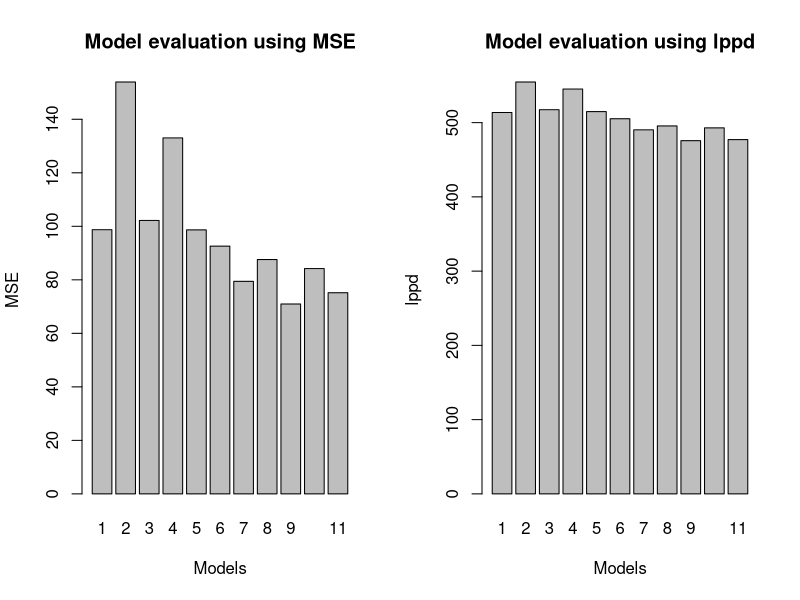
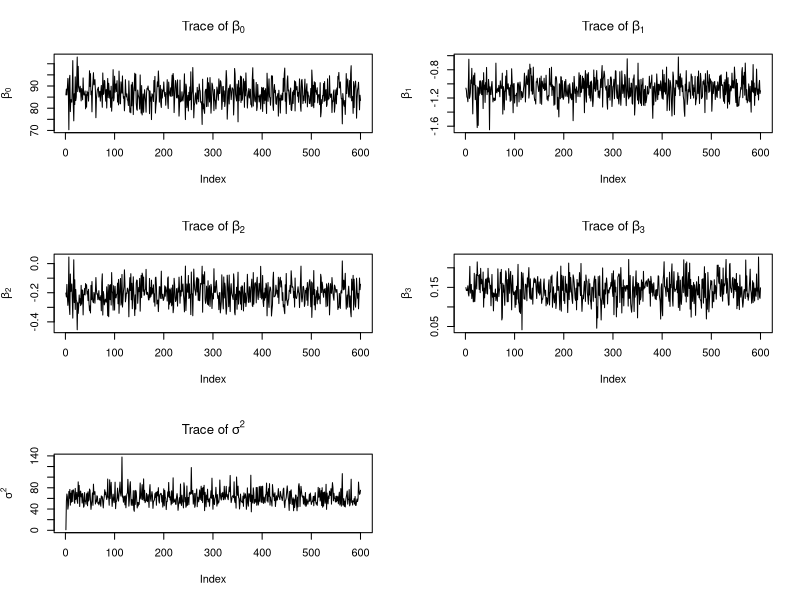
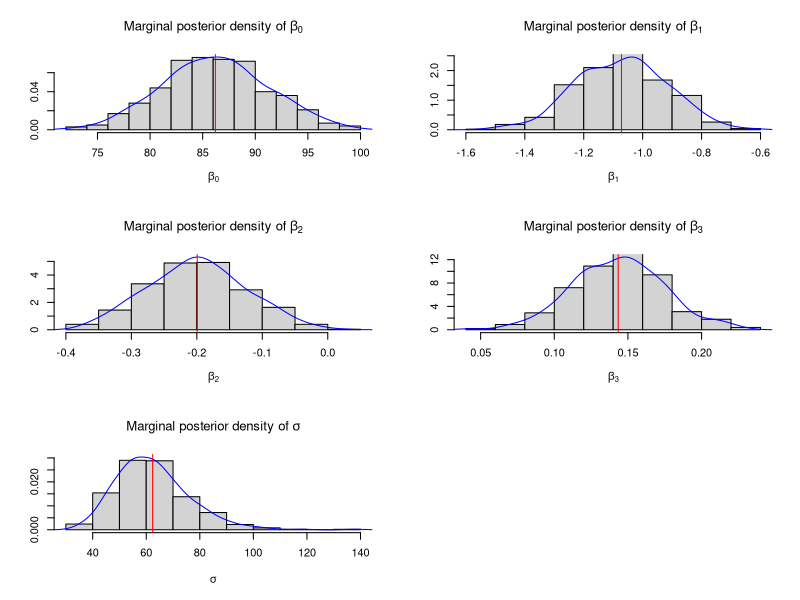
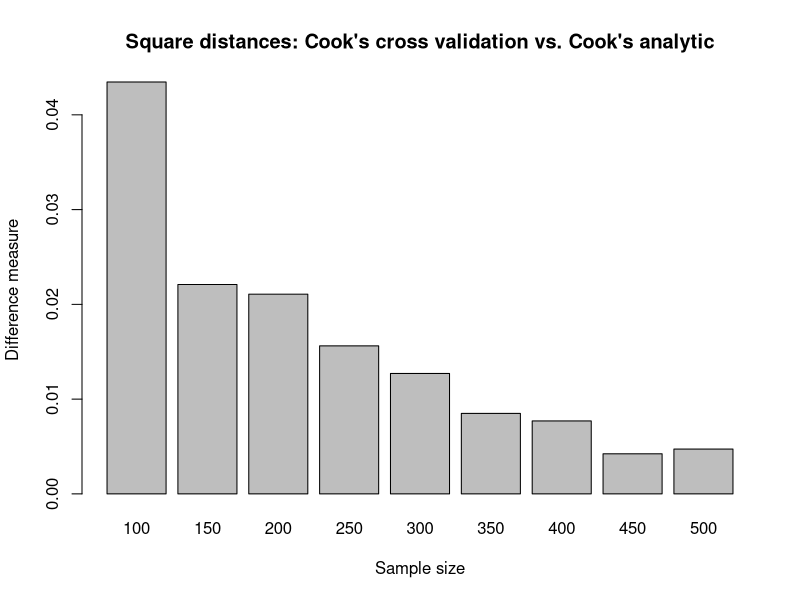
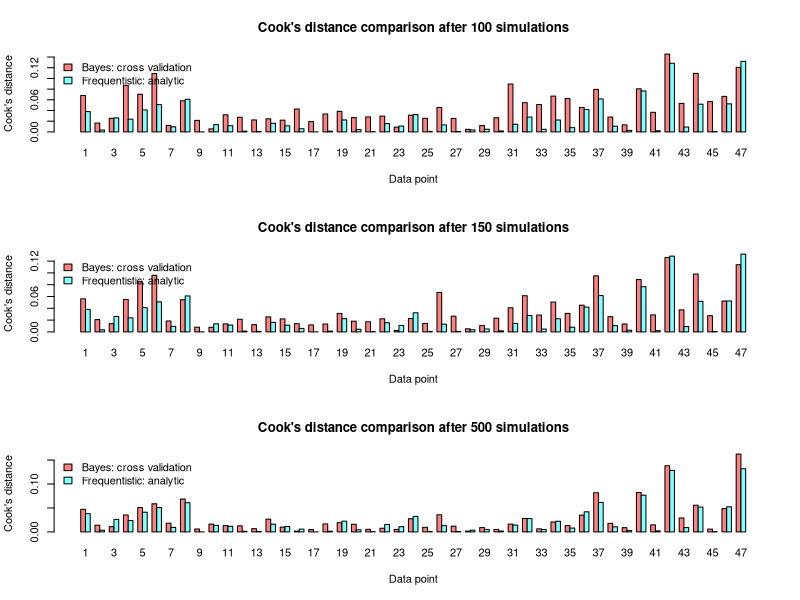

Source code (R) for these figures, in order:
## ---- chunk 1
knitr::opts_chunk$set(echo = TRUE)
## ---- chunk 2
#library(MASS)
#library(mixtools)
#library(plyr)
#library(xtable)
library(mvtnorm)
## ---- chunk 3
gibbsSampler <- function(X, Y, R, b = 0, initSigma = 1) {
  # Sample parameters from posterior distribution
  # Prepared for baysean linear regression with ordinary least square approach (OLS)
  #
  # Args:
  #   X: Design matrix
  #   Y: Labels
  #   R: Number of draws (without burn in), R is a scalar in this funcrion
  #   b: Number of burn in draws
  #   initSigma: Initial value of sigma (default 1)
  #
  # Returns:
  #   List containing sampled betas (number depends on design matrix) and sigmas
  
  # Get number of overall draws (including burn in)
  B <- R + b
  
  # Size of design matrix
  n <- nrow(X) # Number of data points
  p <- ncol(X) # Number of parameters
  
  # Variables to store the samples in (initalize sigma with initSigma)
  betas <- matrix(nrow = B, ncol = p)
  sigma <- c(initSigma, rep(NA, B-1))
  
  # Sampling
  for(i in 1:B){
    # OLS of beta
    V <- solve(t(X)%*%X)     # (X^T X)^-1
    beta_hat <- V%*%t(X)%*%Y # (X^T X)^-1 X^T Y
    
    # OLS of sigma
    sigma_hat <- t(Y-X%*%beta_hat)%*%(Y-X%*%beta_hat)/(n-p)
    
    # Sample beta from the full conditional 
    betas[i,] <- rmvnorm(1, beta_hat, sigma[i]*V)
    
    # Sample sigma from the full conditional
    if(i < B) {
      sigma[i+1] <- 1/rgamma(1, (n-p)/2, (n-p)*sigma_hat/2)
    }
  }
  
  # Remove burn in, if there is some
  if(b != 0) {
    betas <- betas[-(1:b),]
    sigma <- sigma[-(1:b)]
  }
  
  return(list(betas = betas, sigma = sigma))
}
## ---- chunk 4
crossValidation <- function(X, Y, R, b) {
  # Implementation of leave-one-out cross validation (LOO-CV)
  # Cross validate bayesian linear regression model with OLS
  #
  # Args:
  #   X: Design matrix
  #   Y: Labels
  #   R: Number of draws (without burn in), R can be a vector (ordered) in this function
  #   b: Number of burn in draws
  #
  # Returns:
  #   List containing estimated parameters and label predictions for every LOO-CV step
  
  # Size of design matrix
  n <- nrow(X) # Number of data points 
  p <- ncol(X) # Number of parameters
  
  # Get size of R vector (steps = 1, if R is scalar)
  steps <- length(R)
  
  # Run gibbs sampler to get sampled parameters
  samples <- lapply(1:n, function(i) gibbsSampler(X[-i,], Y[-i], R[steps], b))
  
  # Initalize lists to store results of estimation and prediction
  Sigma <- list()
  Betas <- list()
  Yhati <- list()
  
  # Calculate sigma, betas and Yhati for every R step (do it once if R is scalar)
  for(k in 1:steps) {
    Sigma[[k]] <- sapply(samples, function(sample) mean(sample$sigma[1:R[k]]))
    Betas[[k]] <- sapply(samples, function(sample) colMeans(sample$betas[1:R[k],]))
    Yhati[[k]] <- sapply(1:n, function(i) X[i,]%*%Betas[[k]][,i])
  }
  
  return(list(Sigma = Sigma, Betas = Betas, Yhati = Yhati))
}
## ---- chunk 5
bayesModelEvaluation <- function(models, Y, R, b) {
  # Model evaluation based on mean squared error (MSE) and log posterior
  # predictive density (lppd) using leave-one-out cross validation (LOO-CV)
  #
  # Args:
  #   models: A list of design matrices with different size and types of parameters
  #   Y: Labels
  #   R: Number of draws (without burn in), R can be a vector in this function
  #   b: Number of burn in draws
  #
  # Returns:
  #   List containing MSEs and LPPDs for every model
  
  # Evaluate multiple models and return results from all models
  n <- length(Y)
  k <- length(models)
  
  # Cross validate every model
  results <- lapply(1:k, function(i) crossValidation(models[[i]], Y, R, b))
  
  # Calculate Mean Squared Errors
  MSEs <- sapply(results, function(el) {
    return((1/(n-nrow(el$Betas[[1]])))*sum((Y-el$Yhati[[1]])^2))
  })
  
  # Calculate log posterior predictive density (log likelihood)
  # y ~ N(XB, s^2(X^T X)^-1) = N(Yhat, s^2(X^T X)^-1)
  LPPDs <- sapply(results, function(eva) sum(log(dnorm(Y, eva$Yhati[[1]], eva$Sigma[[1]]))))
  
  return(list(MSEs = MSEs, LPPDs = LPPDs))
}
## ---- chunk 6
# Swiss data
dat <- swiss

# Response variable
Y <- dat$Fertility
n <- nrow(dat)

# Design matrices

models <- list(
  matrix(c(rep(1,n), dat$Education), nrow=n),
  matrix(c(rep(1,n), dat$Agriculture), nrow=n),
  matrix(c(rep(1,n), dat$Examination), nrow=n),
  matrix(c(rep(1,n), dat$Catholic), nrow=n),
  matrix(c(rep(1,n), dat$Education, dat$Agriculture), nrow=n),
  matrix(c(rep(1,n), dat$Education, dat$Examination), nrow=n),
  matrix(c(rep(1,n), dat$Education, dat$Catholic), nrow=n),
  matrix(c(rep(1,n), dat$Education, dat$Agriculture, dat$Examination), nrow=n),
  matrix(c(rep(1,n), dat$Education, dat$Agriculture, dat$Catholic), nrow=n),
  matrix(c(rep(1,n), dat$Education, dat$Examination, dat$Catholic), nrow=n),
  matrix(c(rep(1,n), dat$Education, dat$Agriculture, dat$Examination ,dat$Catholic), nrow=n)
)

# Run model evaluation
criteria <- bayesModelEvaluation(models, Y, R = 50, b = 10) # R = 500, b = 100
## ---- chunk 7
par(mfrow = c(1,2))
# Plot MSEs
barplot(criteria$MSEs, xlab = "Models", ylab = "MSE", names.arg = seq(1,length(models)),
        main = "Model evaluation using MSE")

# Plot LPPDs
barplot(-2*criteria$LPPDs, xlab = "Models", ylab = "lppd", names.arg = seq(1,length(models)),
        main = "Model evaluation using lppd")
## ---- chunk 8
# Check proportion
print(criteria$MSEs/(-2*criteria$LPPDs))
# TODO: Als Tabelle ausgeben? Explain why not fulfilled

# Choose optimal modal
optIdx <- which.min(-2*criteria$LPPDs)

# Check if MSE and LPPD would choose the same
print(paste(which.min(criteria$MSEs), "=", which.min(-2*criteria$LPPDs)))
# TODO den Vergleich einfach nur im Text verwenden?
## ---- chunk 9
plotTraces <- function(sample) {
  # Uses a sample from Gibbs sampler to plot traces of drawn parameters
  # -> Burn in samples are shown
  #
  # Args:
  #   sample: A sample from Gibbs sampler
  #
  # Returns:
  #   -
  
  # Get number of available steps, but max 1000
  numTraceSteps <- min(c(nrow(sample$betas), 1000))
  
  # Prepare plot frame
  q <- ncol(sample$betas) + 1
  frameRows <- round(q/2+0.1)
  par(mfrow = c(frameRows,2))
  
  # Plot traces
  for(i in 1:ncol(sample$betas)) {
    plot(sample$betas[1:numTraceSteps,i], type='l', ylab=bquote(beta[.(i-1)]),
         main=bquote("Trace of" ~ beta[.(i-1)]))
  }
  plot(sample$sigma[1:numTraceSteps], type='l', ylab=bquote(sigma^2),
       main=bquote("Trace of" ~ sigma^2))
}
## ---- chunk 10
plotDensities <- function(sample, b) {
  # Uses a sample from Gibbs sampler to plot marginal posterior densities
  # of drawn parameters, where densities are estimated using a kernel estimation
  # -> Burn in samples are removed
  #
  # Args:
  #   sample: A sample from Gibbs sampler
  #   b: Number of burn in draws
  #
  # Returns:
  #   -
  
  # Function to draw plot
  drawHistDensity <- function(para, para_name, para_main) {
    # Local helper function to plot histogram with density esimtation and posterior mean
    #
    # Args:
    #   para     : Parameter (e.g. Beta, Sigma)
    #   para_name: Name of parameter
    #   para_main: Main title of plot
    #
    # Returns:
    #   -
    
    # Estimate density for parameter values
    density <- density(para, bw = "SJ")
    
    # Draw histogram and add estimated density line
    hist(para, freq = FALSE, ylim = c(0,max(density$y)),
         xlab = para_name, ylab=NULL, main = para_main)
    lines(density, col="blue")
    
    # Posterior mean
    abline(v = mean(para), col="red")
  }
  
  # Prepare plot frame
  q <- ncol(sample$betas) + 1
  frameRows <- round(q/2+0.1)
  par(mfrow = c(frameRows,2))
  
  # Plot histogram, densities and posterior mean (remove burn in samples)
  for(i in 1:ncol(sample$betas)) {
    drawHistDensity(sample$betas[-(1:b),i], bquote(beta[.(i-1)]),
                    bquote("Marginal posterior density of" ~ beta[.(i-1)]))
  }
  drawHistDensity(sample$sigma[-(1:b)], bquote(sigma),
                  bquote("Marginal posterior density of" ~ sigma))
}
## ---- chunk 11
cooksDistance <- function(X, Y, R, b) {
  # Calculate cooks distances for optimal model from model evaluaion
  # Two methods are used:
  #   (1) Use LOO-CV approach for bayesian linear regression model with OLS
  #   (2) Use analytic solution for frequentist linear regression model with OLS
  #
  # Args:
  #   X: Design matrix
  #   Y: Labels
  #   R: Number of draws (without burn in), R can be a vector in this function
  #   b: Number of burn in draws
  #
  # Returns:
  #   cooksBayesCV:   Cook's distances calculated by LOO-CV (bayes model),
  #                   where cook's distances are calculated for different sample sizes
  #   cooksAnalytic:  Cook's distances calculated by analytic solution
  #   sample:         The gibbs sample from the bayes linear model (for plotting purpose)
  
  # R is usually a vector (but don't has to)
  B <- R + b
  steps <- length(R)
  
  # Prepare projection matrix and number of parameters
  H <- X%*%solve(t(X)%*%X)%*%t(X)
  p <- ncol(X)
  
  # Run cross validation with vector R
  cv <- crossValidation(X, Y, R, b)
  
  # Sample whole model (add B = R + b samples, remove b later)
  sample <- gibbsSampler(X, Y, R[steps] + b)
  
  # Cook's distance: Frequentist appraoch with analytic solution
  betaHat <- solve(t(X)%*%X)%*%t(X)%*%Y
  YhatLinReg <- X%*%betaHat
  E <- Y-YhatLinReg
  cooksAnalytic <- (E^2/((1/(n-p))*sum(E^2)*p))*(diag(H)/(1-diag(H))^2)
  
  # Cook's distance: Bayesian appraoch with LOO-VC solution
  cooksBayesCV <- matrix(nrow = n, ncol = steps)
  for(k in 1:steps) {
    # Estimate posterior mean from betas
    betas <- colMeans(sample$betas[b:B[k],])
    
    # Predict values, using posterior mean
    Yhat <- X%*%betas
    
    # Calculate cook's distance
    dists <- apply(cv$Betas[[k]], 2, function(betas) {
      return((Yhat - X%*%betas)^2)
    })
    mse <- (1/(n-p))*sum((Y-Yhat)^2)
    cooksBayesCV[,k] <- colSums(dists)/(p*mse)
  }
  
  return(list(cooksBayesCV = cooksBayesCV, cooksAnalytic = cooksAnalytic, sample = sample))
}
## ---- chunk 12
# Number of samples
b <- 100
R <- seq(100,500,50) # seq(100,5000,50)

# Get optimal model and calculate projection matrix
cooks <- cooksDistance(models[[optIdx]], Y, R, b)
## ---- chunk 13
# Plot traces
plotTraces(cooks$sample)
## ---- chunk 14
# Plot traces
plotDensities(cooks$sample, b)
## ---- chunk 15
# Initialize matrices
steps <- length(R)
matBayesD <- cooks$cooksBayesCV
matFreqD <- matrix(rep(cooks$cooksAnalytic, steps), ncol=steps)

# Calculate differences between Cook's distance methods
cooksMeasure <- colSums((matBayesD-matFreqD)^2)
## ---- chunk 16
# Plot differences between Cook's distance for different sample sizes
par(mfrow = c(1,1))
barplot(cooksMeasure, xlab="Sample size", ylab="Difference measure", names.arg=R,
        main="Square distances: Cook's cross validation vs. Cook's analytic")
## ---- chunk 17
# Plot Cook's distances pointwise for 3 sample sizes
par(mfrow = c(3,1))
sampleSizeToPlot <- c(1, round(length(R)/5), length(R))
for(i in sampleSizeToPlot) {
  barplot(t(cbind(cooks$cooksBayesCV[,i], cooks$cooksAnalytic)), beside = TRUE, names.arg = seq(1:n),
          legend.text = c("Bayes: cross validation", "Frequentistic: analytic"),
          args.legend = list(x = 'topleft', bty='n'), col = rainbow(2, s=0.5),
          xlab = "Data point", ylab = "Cook's distance",
          main=paste("Cook's distance comparison after", R[i], "simulations"))
}
